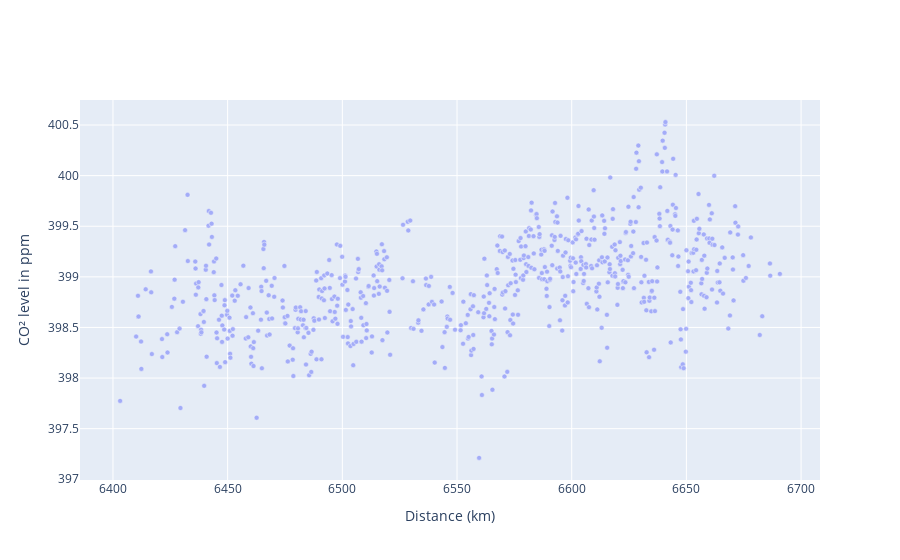
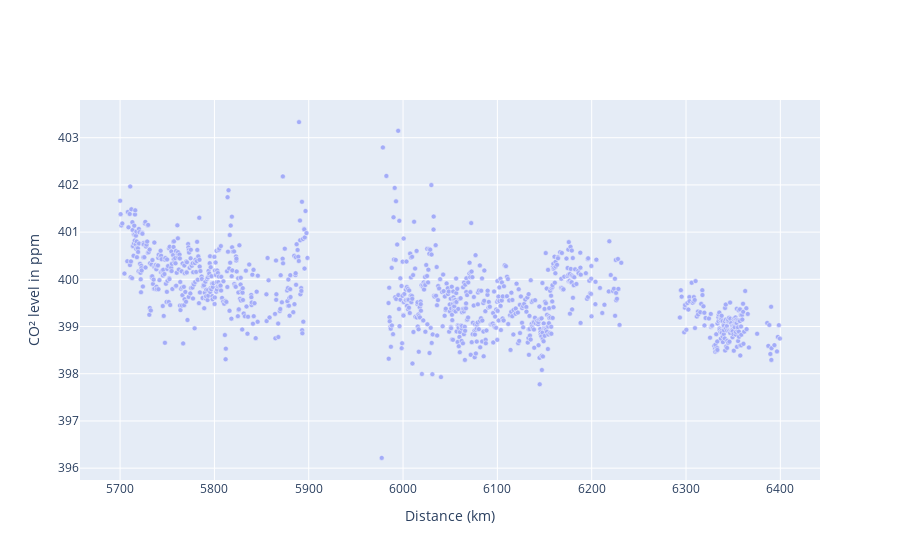

Write notebook code for charts like these, in order.
### Code cell
from oco2peak import oco2map
import plotly.io as pio

gaussian_param = {'slope' : 1,'intercept' : 1,'amplitude' : 1,'sigma': 1,'delta': 1,'R' : 1}
df_11522['gaussian_y']=0
df_6400 = df_11522.query("distance > 6400 and distance < 6700")
sounding_scatter1 = oco2map.build_sounding_scatter(df_6400, gaussian_param, plot_gaussian = False)
pio.show(sounding_scatter1)
df_5700 = df_11522.query("distance > 5700 and distance < 6400")
sounding_scatter2 = oco2map.build_sounding_scatter(df_5700, gaussian_param, plot_gaussian = False)
pio.show(sounding_scatter2)

### Figure 1 — Plotly figure (JSON) as saved in the notebook; plotly's stock layout.template omitted (floating-point values rounded to 4 significant figures; data arrays with more than 128 entries replaced by an {"elided": "..."} marker saying what was removed)
{"data": [{"marker": {"line": {"color": "white", "width": 0.5}, "size": 5}, "mode": "markers", "name": "xco2", "opacity": 0.5, "text": "xco2", "type": "scatter", "x": {"elided": "664 float values"}, "y": {"elided": "664 float values"}}], "layout": {"autosize": true, "hovermode": "closest", "legend": {"x": 0, "y": 1}, "xaxis": {"autorange": true, "range": [6386.0, 6707.0], "title": {"text": "Distance (km)"}, "type": "linear"}, "yaxis": {"autorange": true, "range": [397.0, 400.8], "title": {"text": "CO² level in ppm"}, "type": "linear"}}}

### Figure 2 — Plotly figure (JSON) as saved in the notebook; plotly's stock layout.template omitted (floating-point values rounded to 4 significant figures; data arrays with more than 128 entries replaced by an {"elided": "..."} marker saying what was removed)
{"data": [{"marker": {"line": {"color": "white", "width": 0.5}, "size": 5}, "mode": "markers", "name": "xco2", "opacity": 0.5, "text": "xco2", "type": "scatter", "x": {"elided": "1013 float values"}, "y": {"elided": "1013 float values"}}], "layout": {"autosize": true, "hovermode": "closest", "legend": {"x": 0, "y": 1}, "xaxis": {"autorange": true, "range": [5660.0, 6440.0], "title": {"text": "Distance (km)"}, "type": "linear"}, "yaxis": {"autorange": true, "range": [395.7, 403.8], "title": {"text": "CO² level in ppm"}, "type": "linear"}}}
